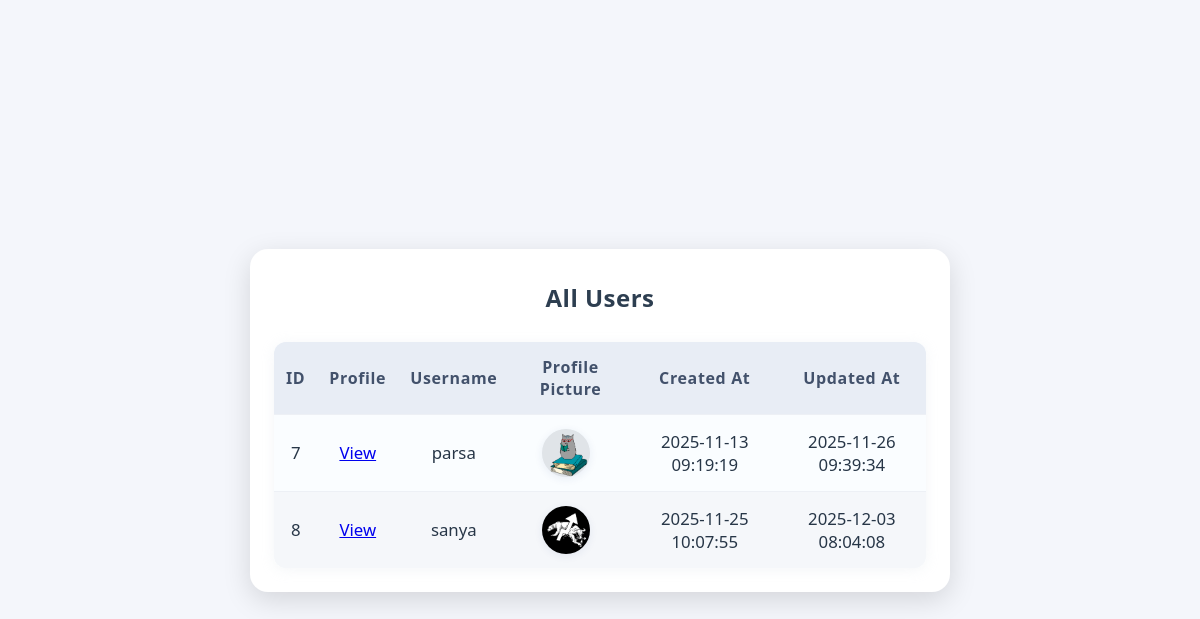
Screenshot of /all_users.php with the database file from the repository.
### tables this page shows
CREATE TABLE `users` (
  `id` int unsigned NOT NULL AUTO_INCREMENT,
  `name` varchar(100) NOT NULL,
  `username` varchar(50) NOT NULL,
  `email` varchar(100) NOT NULL,
  `password` varchar(255) NOT NULL,
  `created_at` datetime DEFAULT CURRENT_TIMESTAMP,
  `updated_at` datetime DEFAULT CURRENT_TIMESTAMP ON UPDATE CURRENT_TIMESTAMP,
  `reset_token` varchar(32) DEFAULT NULL,
  `profile_picture` varchar(255) NOT NULL DEFAULT 'default.png',
  `bio` text,
  PRIMARY KEY (`id`),
  UNIQUE KEY `username` (`username`),
  UNIQUE KEY `email` (`email`),
  UNIQUE KEY `reset_token` (`reset_token`)
);

### all_users.php (the view, shortened to what this page needs)
<?php
require_once 'mysql.php';
$sql = "SELECT id, username, profile_picture, created_at, updated_at FROM users";
$result = $conn->query($sql);
echo '<!DOCTYPE html>
<html lang="en">
<head>
    <link rel="stylesheet" href="statics/style.css" />
</head>
<body>
    <div class="users-wrapper">
        <h1>All Users</h1>
        <table>
            <thead>
                <tr>
                    <th class="center-column">ID</th>
                    <th class="center-column">Profile</th>
                    <th class="center-column">Username</th>
                    <th class="center-column">Profile Picture</th>
                    <th class="center-column">Created At</th>
                    <th class="center-column">Updated At</th>
                </tr>
            </thead>
            <tbody>';
if ($result && $result->num_rows > 0) {
    while($row = $result->fetch_assoc()) {
        $profilePic = 'statics/default-avatar.svg';
        if (!empty($row['profile_picture'])) {
            $sanitizedFile = basename($row['profile_picture']);
            $candidateRelativePath = 'uploads/' . $sanitizedFile;
            $candidateAbsolutePath = __DIR__ . '/' . $candidateRelativePath;
            if (is_file($candidateAbsolutePath)) {
                $profilePic = $candidateRelativePath;
            }
        }
        echo '<tr>
            <td class="center-column">' . htmlspecialchars($row["id"]) . '</td>
            <td class="center-column">
                <a href="panel.php?user_id=' . urlencode($row['id']) . '">View</a>
            </td>
            <td class="center-column">' . htmlspecialchars($row["username"]) . '</td>
            <td class="center-column"><img src="' . htmlspecialchars($profilePic) . '" alt="Profile Picture"></td>
            <td class="center-column">' . htmlspecialchars($row["created_at"]) . '</td>
            <td class="center-column">' . htmlspecialchars($row["updated_at"]) . '</td>
        </tr>';
    }
} else {
    echo '<tr><td colspan="4" style="text-align:center;color:#789;">No users found.</td></tr>';
}
echo '        </tbody>
        </table>
    </div>
</body>
</html>';

### statics/style.css (style rules this page uses)
* { box-sizing: border-box; }
body { margin: 0; min-height: 100vh; font-family: system-ui, -apple-system, sans-serif; background: #f5f5f5; color: #333; display: flex; align-items: center; justify-content: center; padding: 1rem; }
h1 { margin: 0 0 0.5rem; font-size: 1.5rem; font-weight: 600; }
:root { --panel-bg: linear-gradient(135deg, #eef2ff, #fef3c7); --panel-card-bg: #fff; --panel-border: rgba(15, 23, 42, 0.08); --panel-shadow: 0 25px 60px rgba(15, 23, 42, 0.12); --panel-radius: 18px; --panel-text: #0f172a; --panel-muted: #64748b; --panel-accent: #2563eb; --panel-accent-soft: rgba(37, 99, 235, 0.12); --panel-success: #0f9d58; }

### all_users.php (style rules this page uses)
body { background: #f4f6fb; font-family: "Segoe UI", Arial, sans-serif; margin: 0; padding: 0; }
.users-wrapper { background: #fff; max-width: 700px; margin: 40px auto 0 auto; padding: 32px 24px 24px 24px; border-radius: 18px; box-shadow: 0 8px 28px #0002; }
h1 { text-align: center; color: #2d3e50; margin: 0 0 28px 0; font-weight: 700; letter-spacing: 0.02em; }
table { width: 100%; border-collapse: collapse; background: #fafdff; border-radius: 12px; overflow: hidden; box-shadow: 0 2px 14px #c7d1dd33; }
thead tr { background: #e8edf5; }
th, td { padding: 14px 12px; text-align: left; }
th { font-weight: 600; color: #42516b; letter-spacing: 0.04em; }
tbody tr { border-top: 1px solid #edf0f5; }
tbody tr:nth-child(even) { background: #f5f7fa; }
td img { box-shadow: 0 2px 8px #20408015; background: #e0e4e8; border-radius: 50%; vertical-align: middle; margin-right: 0.5em; width: 48px; height: 48px; object-fit: cover; }
td { color: #273647; vertical-align: middle; font-size: 1.05em; }
.center-column { text-align: center; }

### rows the page displays
users: id "7", username "parsa", profile_picture (picture), created_at "2025-11-13 09:19:19", updated_at "2025-11-26 09:39:34"
users: id "8", username "sanya", profile_picture (picture), created_at "2025-11-25 10:07:55", updated_at "2025-12-03 08:04:08"
